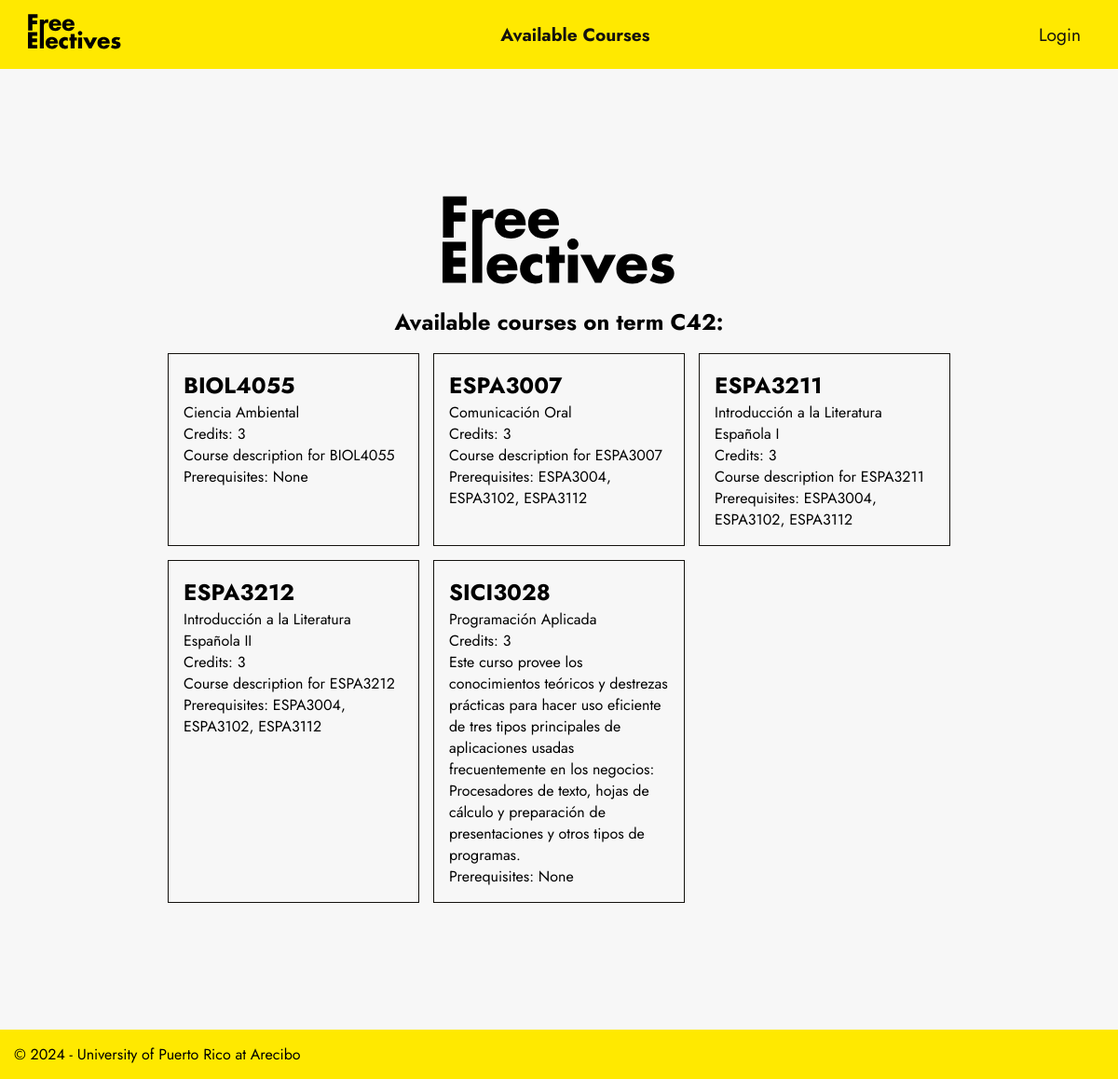
The page / on the database its author committed.
### tables this page shows
CREATE TABLE `terms` (
  `term_id` char(3) NOT NULL,
  `term_desc` varchar(30) NOT NULL,
  `term_is_active` bit(1) NOT NULL
);

CREATE TABLE `courses` (
  `course_id` char(8) NOT NULL,
  `course_name` varchar(45) NOT NULL,
  `course_credits` tinyint(1) UNSIGNED NOT NULL,
  `course_desc` text DEFAULT NULL,
  `dept_id` char(4) NOT NULL,
  `updated_by` varchar(20) DEFAULT NULL,
  `last_updated` timestamp NOT NULL DEFAULT current_timestamp()
);

### controllers/TermOfferingController.php (called while the page is built, shortened)
<?php
require_once 'models/Term_Offering.php';
class TermOfferingController extends Controller
{
    public static function index()
    {
        $courses = TermOffering::courses();
        $currentTerm = Term::findBy(['term_is_active'=>true]);
        if (!$courses)
        {
            $message = "No courses found on term " . $currentTerm->term_id . ".";
        }
        else{
            $message = "Available courses on term " . $currentTerm->term_id . ":";
        }
        require_once 'views/enter_page.php';
    }
}
?>

### database/connector.php (called while the page is built, shortened)
<?php
final class DB
{
    private static $database;
    private static $database_name;
    public static function connect($connection, $user = 'root', $password = '')
    {
        $dsn = CONFIG['database']['service'] . ':' . http_build_query($connection, '', ';');
        try {
            self::$database = new PDO($dsn, $user, $password, [
                PDO::ATTR_DEFAULT_FETCH_MODE => PDO::FETCH_ASSOC,
                PDO::ATTR_ERRMODE => PDO::ERRMODE_EXCEPTION
            ]);
            self::$database_name = $connection['dbname'];
        } catch (PDOException $e) {
            throw new DatabaseConnectionException("Error connecting to the database with driver '" . CONFIG['database']['service'] . "': " . $e->getMessage(), 0, $e);
        }
    }
    public static function select(string $table, string $column = '*'): array
    {
        $sql = 'SELECT ' . $column . ' FROM ' . self::$database_name . '.' . $table;
        $statement = self::$database->prepare($sql);
        $statement->execute();
        return $statement->fetchAll(PDO::FETCH_ASSOC);
    }
    public static function whereAll(string $table, string $where, string $equal, string $column = '*'): array
    {
        $sql = 'SELECT ' . $column . ' FROM ' . self::$database_name . '.' . $table . ' WHERE ' . $where . ' = ' . quote($equal);
        $statement = self::$database->prepare($sql);
        $statement->execute();
        return $statement->fetchAll();
    }
    public static function whereColumns(string $table, array $conditions, string $column = '*'): array
    {
        $sql = 'SELECT ' . $column . ' FROM ' . self::$database_name . '.' . $table . ' WHERE ';
        $index = 0;
        $length = count($conditions);
        foreach ($conditions as $key => $value) {
            $sql .= $key . ' = ' . quote($value);
        }
        $statement = self::$database->prepare($sql);
        $statement->execute();
        $results = $statement->fetch();
        if (is_array($results)) {
            return $results;
        }
        return [];
    }
}

### util/helpers.php (called while the page is built, shortened)
<?php
function quote($string)
{
    if (gettype($string) !== 'string') {
        return $string;
    }
    return '\'' . $string . '\'';
}

### models/Model.php (called while the page is built, shortened)
<?php
require_once('database/connector.php');
class Model
{
    protected static $table;
    protected $attributes = [];
    protected static $primary_key = 'id';
    public static function all()
    {
        $model_list = [];
        foreach (DB::select(static::$table, '*') as $model) {
            $model_list[] = new static($model, self::sanitize($model));
        }
        return $model_list;
    }
    public function __get($key)
    {
        return $this->attributes[$key] ?? null;
    }
    public static function findAll($id, string $column = null, string $table = null): array
    {
        $data = DB::whereAll($table ?? static::$table, $column ?? static::$primary_key, $id);
        if (empty($data)) {
            throw new ModelNotFoundException('There is no record with the id given:  ' . $id);
        } else {
            $model_list = [];
            foreach ($data as $model) {
                $model_list[] = new static($model, self::sanitize($model));
            }
        }
        return $model_list;
    }
    public static function findBy(array $data): Model
    {
        $data = DB::whereColumns(static::$table, $data);
        return new static($data, self::sanitize($data));
    }
    private function set_attributes(array $data)
    {
        foreach ($data as $key => $value) {
            $this->attributes[$key] = $value;
        }
    }
    private static function sanitize(array $data)
    {
        return $data;
    }
}

### models/Term_Offering.php (called while the page is built, shortened)
<?php
require_once 'Model.php';
class TermOffering extends Model
{
    public static function courses()
    {
        $active_term = Term::findBy(['term_is_active' => 1]);
        $active_term_id = $active_term->attributes['term_id'];
        $courses = [];
        try {
            $courses_in_term = TermOffering::findAll($active_term_id, "term_id", "term_offering");
        } catch (Exception $e) {
            return $courses;
        }
        foreach($courses_in_term as $course)
        {
            $course_id = $course->attributes['course_id'];
            $courses[] = Course::findBy(['course_id' => $course_id]);
        }
        $departments = Department::all();
        return $courses;
    }
}
?>

### models/Course.php (called while the page is built, shortened)
<?php
require_once 'Model.php';
class Course extends Model
{
    public function prerequisites()
    {
        try {
            return Prerequisite::findAll($this->attributes['course_id'], 'course_id');
        } catch (ModelNotFoundException $e) {
            return [];
        }
    }
    public function prerequisites_as_list()
    {
        $courses_prerequisite = $this->prerequisites();
        $prerequisites = [];
        foreach ($courses_prerequisite as $me)
            $prerequisites[] = $me->prerequisite;
        return $prerequisites;
    }
}

### views/enter_page.php (the view)
<!DOCTYPE html>
<html lang="en">
<?php require_once 'partials/header.php'; ?>
<body>
    <main>
        <?php require_once 'partials/navbar.php'; ?>
        <div class="courses-wrapper">
            <?php require 'partials/logotype.php'; ?>
            <h2><?= $message ?></h2>
            <?php if ($courses) { ?>
            <div class="course-grid">
                <?php
                foreach ($courses as $course) { ?>
                    <div class="course-card">
                        <p class="course-code"><span aria-describedby="<?= $course->course_id ?>_desc"><?= $course->course_id ?></span></p>
                        <p class="course-name"><?= $course->course_name ?></p>
                        <p class="course-credits">Credits: <?= $course->course_credits ?></p>
                        <p> <?= $course->course_desc ?></p>
                        <p>Prerequisites: <?= empty($course->prerequisites_as_list()) ? 'None' : implode(', ', $course->prerequisites_as_list()) ?></p>
                    </div>
                <?php }} ?>
            </div>
        </div>
    </main>
    <?php require_once 'partials/footer.php'; ?>
</body>
</html>

### index.php (shortened to what this page needs)
<?php
require_once('util/helpers.php');
require_once('controllers/TermOfferingController.php');
$method = $_SERVER['REQUEST_METHOD'];
if (
    isset($_POST['path']) or isset($_GET['courses']) or isset($_GET['login']) or
    isset($_GET['departments']) or isset($_GET['terms']) or isset($_GET['users']) or isset($_POST['logout'])
) {
    if (isset($_POST['path']) && $_POST['path'] == 'login') {
        LoginController::user_login();
    } elseif (isset($_GET['courses'])) {
        redirect_if_guest('?login');
        CoursesController::index($method);
    } elseif (isset($_GET['departments'])) {
        redirect_if_guest('?login');
        DepartmentsController::index($method);
    } elseif (isset($_GET['terms'])) {
        redirect_if_guest('?login');
        TermsController::index($method);
    } elseif (isset($_GET['users'])) {
        redirect_if_guest('?login');
        UsersController::index($method);
    } elseif (isset($_GET['login'])) {
        LoginController::index();
    } elseif(isset($_POST['logout'])){
        LoginController::logout($method);
    }
    else {
        TermOfferingController::index();
    }
} else {
    TermOfferingController::index();
}

### partials/header.php (shortened to what this page needs)
<!DOCTYPE html>
<html lang="en">
<head>
    <link rel="stylesheet" href="css/main.css">
    <link rel="stylesheet" href="css/courses.css">
    <link rel="stylesheet" href="css/crash.css">
    <link rel="stylesheet" href="css/components.css">
    <link rel="stylesheet" href="css/animations.css">
    <link rel= "stylesheet" href= "https://maxst.icons8.com/vue-static/landings/line-awesome/line-awesome/1.3.0/css/line-awesome.min.css" >
</head>

### partials/navbar.php (shortened to what this page needs)
<div class="nav">
    <?php require_once 'logotype.php'; ?>
    <div class="link-group">
        <a class="<?php if (!isset($_GET['courses']) && !isset($_GET['departments']) && !isset($_GET['users']) && !isset($_GET['terms'])) echo "selected" ?>" href="?">
            Available Courses
        </a>
    </div>
    <div class="auth-profile">
        <?php if (isset($_SESSION['user'])) { ?>
            <a onclick="openModal('confirmLogoutModal')" href="#"> <i class="las la-sign-out-alt"></i>Logout</a>
        <?php } else { ?>
            <a href="index.php?login"><i class="las la-key"></i>Login</a>
        <?php } ?>
    </div>
</div>

### partials/logotype.php
<div class="logo" draggable="false" aria-selected="false">
    <img src="resources/img/logo-b.svg" alt="Logo">
</div>

### partials/footer.php (shortened to what this page needs)
<footer>
    <p>&copy; 2024 - University of Puerto Rico at Arecibo</p>
</footer>

### css/main.css (style rules this page uses)
:root { --text-font: "Jost", sans-serif; --selection-color: rgb(79, 60, 255); --white-300: #f7f7f7; --white-400: #f2f2f2; --white-500: #e6e6e6; --white-600: #d9d9d9; --white-700: #cccccc; --white-800: #bfbfbf; --white-900: #b3b3b3; --accent-300: #ffe900; --accent-400: rgb(255, 255, 111); --accent-500: rgb(255, 255, 170); --accent-600: rgb(255, 255, 212); --accent-700: rgb(255, 255, 245); --action-color: rgb(20, 18, 14); --action-color-hover: rgb(46, 45, 43); --action-danger: rgb(255, 80, 80); }
* { margin: 0; padding: 0; -webkit-font-smoothing: antialiased; -moz-osx-font-smoothing: grayscale; }
body { font-family: var(--text-font); background-color: var(--white-300); }
main { min-height: 100vh; }
a { cursor: pointer; text-decoration: none; }
footer { background-color: var(--accent-300); color: black; padding: 15px; bottom: 0; display: flex; align-items: center; justify-content: space-between; }
a, button { font-family: var(--text-font); font-size: 1em; background-color: none; }
a { text-wrap: nowrap; }

### css/courses.css (style rules this page uses)
.courses-wrapper { margin: 17dvh 15dvw; }
.courses-wrapper .logo { width: 250px; margin: 1em auto; }
.courses-wrapper h2 { text-align: center; }
.course-grid { display: flex; flex-direction: column; align-items: stretch; gap: 10px; margin: 1em 0; }
.course-card { position: relative; top: 0; display: flex; flex-direction: column; justify-content: start; padding: 1em; border: 1px solid var(--action-color); cursor: pointer; transition: all 0.25s ease; animation: zoomIn 1s ease; }
.course-card .course-code { font-size: 1.5em; font-weight: bold; text-transform: uppercase; }
@media screen and (min-width: 600px) { .course-grid { display: grid; grid-template-columns: 1fr 1fr; align-items: stretch; gap: 15px; } }
@media screen and (min-width: 1000px) { .course-grid { grid-template-columns: repeat(3, 1fr); } }

### css/components.css (style rules this page uses)
.nav { padding: 15px 30px; background-color: var(--accent-300); display: flex; justify-content: space-between; align-items: center; position: sticky; top: 0; z-index: 5; }
.nav .logo { width: 100px; }
.nav .link-group a { margin: 10px; text-decoration: none; color: var(--action-color); font-size: 1.2em; transition: all 0.25s ease; padding: 5px 10px; background-color: var(--accent-300); }
.nav .link-group a.selected { font-weight: bold; }
.auth-profile a { text-decoration: none; color: var(--action-color); font-size: 1.2em; transition: all 0.25s ease; padding: 5px 10px; background-color: var(--accent-300); }

### rows shown on the page
terms: term_id "Available courses on term C42:"
courses: course_id "BIOL4055", course_name "Ciencia Ambiental", course_credits "3", course_desc "Course description for BIOL4055", shows "None"
courses: course_id "ESPA3007", course_name "Comunicación Oral", course_credits "3", course_desc "Course description for ESPA3007", prerequisites_as_list "ESPA3004, ESPA3102, ESPA3112"
courses: course_id "ESPA3211", course_name "Introducción a la Literatura Española I", course_credits "3", course_desc "Course description for ESPA3211", prerequisites_as_list "ESPA3004, ESPA3102, ESPA3112"
courses: course_id "ESPA3212", course_name "Introducción a la Literatura Española II", course_credits "3", course_desc "Course description for ESPA3212", prerequisites_as_list "ESPA3004, ESPA3102, ESPA3112"
courses: course_id "SICI3028", course_name "Programación Aplicada", course_credits "3", course_desc "Este curso provee los conocimientos teóricos y destrezas prácticas para hacer uso eficiente de tres tipos principales de aplicaciones usadas frecuentemente en los negocios: Procesadores de texto, hojas de cálculo y preparación de presentaciones y otros tipos de programas.", shows "None"
